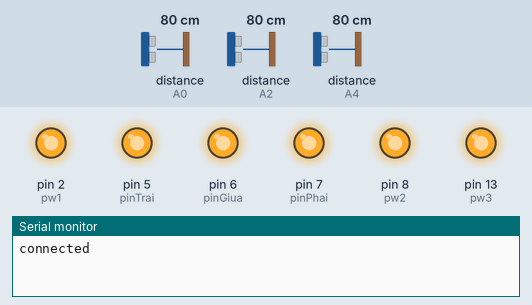
This sketch was run on a simulated Arduino Uno, built with avr-gcc and run on an emulated ATmega328P. On the bench: output pins drawn as LEDs (lit = HIGH), the last lines printed to the serial monitor. Wiring (inferred from the names in the program): 3 × ultrasonic range finder: trigger A1, echo A0 / trigger A3, echo A2 / trigger A5, echo A4. Inputs (shaded band) come from the test bench; at power-on: distance to the obstacle (sensors on A0, A2, A4) 80 cm. The echo pulse lasts 58.3 µs per cm; pins used as bus, display or sensor lines are not drawn.

Above: at 1.2 s.
1.3 s: distance to the obstacle (sensor on A0) set to 20 cm
2.8 s: distance to the obstacle (sensor on A0) set to 16 cm
At 4.0 s:
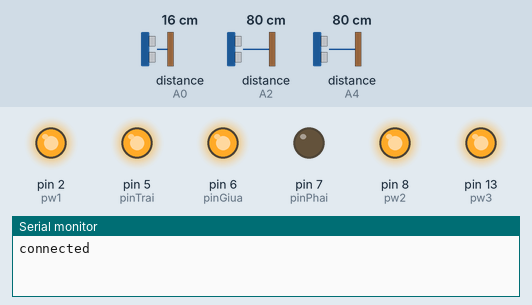
4.3 s: distance to the obstacle (sensor on A2) set to 20 cm
7.1 s: distance to the obstacle (sensor on A2) set to 17 cm
At 7.5 s:
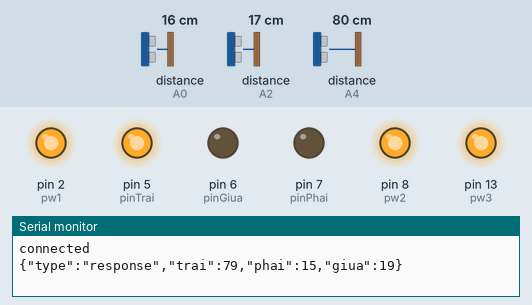
8.6 s: distance to the obstacle (sensor on A4) set to 20 cm
10.1 s: distance to the obstacle (sensor on A4) set to 16 cm
At 11.5 s:
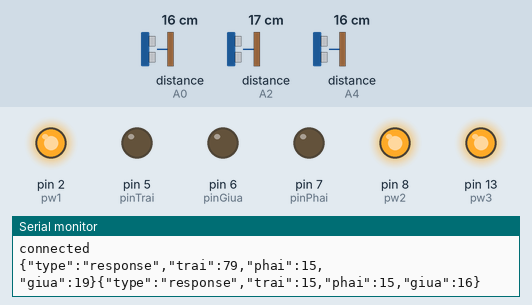
Timing chart, 0 to 12.7 s (numbered marks = the images above; inputs shaded):
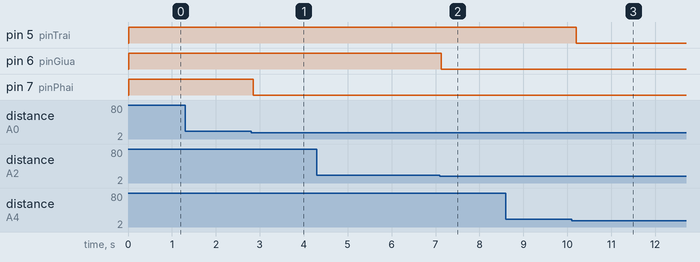

Measured:
- the behaviour switches between 19 and 18 cm on distance to the obstacle (sensor on A0) (found by bisection; images 0 and 1)
- the behaviour switches between 19 and 18 cm on distance to the obstacle (sensor on A2) (found by bisection; images 1 and 2)
- the behaviour switches between 19 and 18 cm on distance to the obstacle (sensor on A4) (found by bisection; images 2 and 3)
- after the input at 1.3 s, every drawn part: stays the same
- after the input at 2.8 s, pin 7 (pinPhai): HIGH → LOW after 0.06 s
- after the input at 7.1 s, pin 6 (pinGiua): HIGH → LOW at once
- after the input at 8.6 s, every drawn part: stays the same
- after the input at 10.1 s, pin 5 (pinTrai): HIGH → LOW after 0.11 s

The sketch:

arduino.ino
```cpp
#include <ArduinoJson.h>

String message = "";
bool messageReady = false;

const int trigTrai = A5;     // chân trig của HC-SR04
const int echoTrai = A4;     // chân echo của HC-SR04
const int trigGiua = A3;     // chân trig của HC-SR04
const int echoGiua = A2;     // chân echo của HC-SR04
const int trigPhai = A1;     // chân trig của HC-SR04
const int echoPhai = A0;     // chân echo của HC-SR04
int pinTrai=5;
int pinGiua=6;
int pinPhai=7;
int trai;
int giua;
int phai;
int pw3=13;
int pw2=8;
int pw1=2;

int safe=17;
int dem=0;
int limit=50;
 DynamicJsonDocument doc(1024);

int doDistanceTrai(){
      unsigned int duration; // biến đo thời gian
        int distance;           // biến lưu khoảng cách

        /* Phát xung từ chân trig */
        digitalWrite(trigTrai,0);   // tắt chân trig
        delayMicroseconds(2);
        digitalWrite(trigTrai,1);   // phát xung từ chân trig
        delayMicroseconds(5);   // xung có độ dài 5 microSeconds
        digitalWrite(trigTrai,0);   // tắt chân trig

        /* Tính toán thời gian */
        // Đo độ rộng xung HIGH ở chân echo.
        duration = pulseIn(echoTrai,HIGH);
        // Tính khoảng cách đến vật.
        distance = int(duration/2/29.412);

        /* In kết quả ra Serial Monitor */
        return distance;

    }
int doDistanceGiua(){
      unsigned int duration; // biến đo thời gian
        int distance;           // biến lưu khoảng cách

        /* Phát xung từ chân trig */
        digitalWrite(trigGiua,0);   // tắt chân trig
        delayMicroseconds(2);
        digitalWrite(trigGiua,1);   // phát xung từ chân trig
        delayMicroseconds(5);   // xung có độ dài 5 microSeconds
        digitalWrite(trigGiua,0);   // tắt chân trig

        /* Tính toán thời gian */
        // Đo độ rộng xung HIGH ở chân echo.
        duration = pulseIn(echoGiua,HIGH);
        // Tính khoảng cách đến vật.
        distance = int(duration/2/29.412);

        /* In kết quả ra Serial Monitor */
        return distance;

    }
int doDistancePhai(){
      unsigned int duration; // biến đo thời gian
        int distance;           // biến lưu khoảng cách

        /* Phát xung từ chân trig */
        digitalWrite(trigPhai,0);   // tắt chân trig
        delayMicroseconds(2);
        digitalWrite(trigPhai,1);   // phát xung từ chân trig
        delayMicroseconds(5);   // xung có độ dài 5 microSeconds
        digitalWrite(trigPhai,0);   // tắt chân trig

        /* Tính toán thời gian */
        // Đo độ rộng xung HIGH ở chân echo.
        duration = pulseIn(echoPhai,HIGH);
        // Tính khoảng cách đến vật.
        distance = int(duration/2/29.412);

        /* In kết quả ra Serial Monitor */
        return distance;

    }


void setup() {
pinMode(pinTrai,OUTPUT);   // chân trig sẽ phát tín hiệu
    pinMode(pinGiua,OUTPUT);   // chân trig sẽ phát tín hiệu
    pinMode(pinPhai,OUTPUT);   // chân trig sẽ phát tín hiệu
    pinMode(trigTrai,OUTPUT);   // chân trig sẽ phát tín hiệu
    pinMode(trigGiua,OUTPUT);   // chân trig sẽ phát tín hiệu
    pinMode(trigPhai,OUTPUT);   // chân trig sẽ phát tín hiệu
    pinMode(echoTrai,INPUT);    // chân echo sẽ nhận tín hiệu
    pinMode(echoPhai,INPUT);    // chân echo sẽ nhận tín hiệu
    pinMode(echoGiua,INPUT);    // chân echo sẽ nhận tín hiệu
    pinMode(pw1,OUTPUT);   // chân trig sẽ phát tín hiệu
    pinMode(pw2,OUTPUT);   // chân trig sẽ phát tín hiệu
    pinMode(pw3,OUTPUT);   // chân trig sẽ phát tín hiệu

    Serial.begin(115200);
    digitalWrite(pw1,1);
    digitalWrite(pw2,1);
    digitalWrite(pw3,1);
    Serial.println("connected");

}

void loop() {

 trai= doDistanceTrai();
    giua= doDistanceGiua();
    phai= doDistancePhai();


if (trai > safe && trai <400)
digitalWrite(pinTrai,1);
else digitalWrite(pinTrai,0);

if (giua > safe&& giua <400)
digitalWrite(pinGiua,1);
else digitalWrite(pinGiua,0);

if (phai > safe && phai <400)
digitalWrite(pinPhai,1);
else digitalWrite(pinPhai,0);
delay(100);

dem++;
    if(dem >= limit) {


      doc["type"] = "response";
      // Get data from analog sensors
      doc["trai"] = trai;
      doc["phai"] = phai;
      doc["giua"] = giua;
      serializeJson(doc,Serial);
      dem=0;
    }
  }
```
